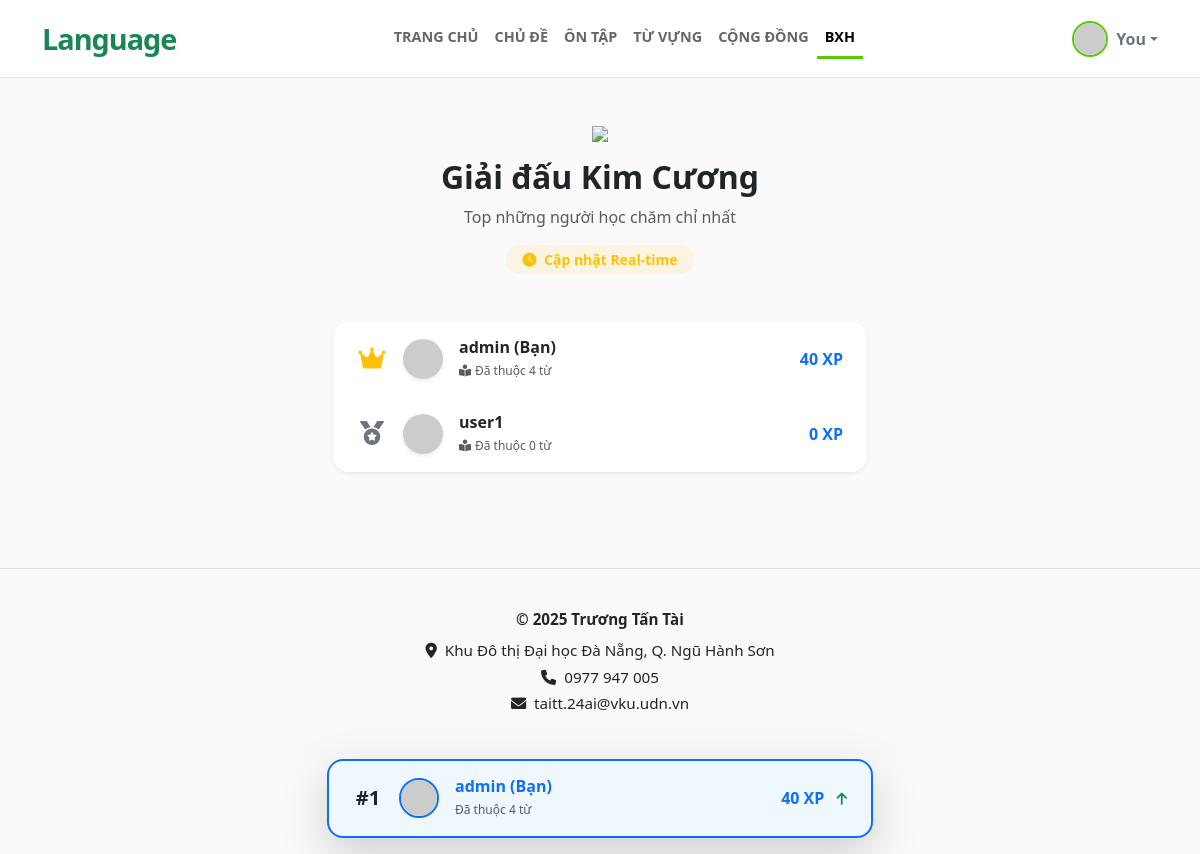
The page /leaderboard (signed in) on the database its author committed.
### app.py (models this page shows)
class User(db.Model):
    id = db.Column(db.Integer, primary_key=True)
    username = db.Column(db.String(20), unique=True, nullable=False)
    email = db.Column(db.String(120), unique=True, nullable=False)      # Mới: Email
    fullname = db.Column(db.String(100), nullable=False)                # Mới: Tên hiển thị
    password = db.Column(db.String(60), nullable=False)
    posts = db.relationship('Post', backref='author', lazy=True)
    comments = db.relationship('Comment', backref='author', lazy=True)

### app.py (the view)
@app.route('/leaderboard')
def leaderboard():
    if 'user' not in session: return redirect(url_for('login'))
    all_users = User.query.all()
    leaderboard_data = []
    for u in all_users:
        words_learned = FlashcardReview.query.filter_by(user_id=u.id).count()
        xp = words_learned * 10
        colors = ['f44336', 'e91e63', '9c27b0', '673ab7', '3f51b5', '2196f3', '03a9f4', '00bcd4', '009688', '4caf50', '8bc34a', 'cddc39', 'ffeb3b', 'ffc107', 'ff9800', 'ff5722']
        avatar_color = colors[u.id % len(colors)]
        leaderboard_data.append({
            'username': u.username,
            'xp': xp,
            'avatar_color': avatar_color,
            'words_learned': words_learned
        })
    leaderboard_data.sort(key=lambda x: x['xp'], reverse=True)
    for i, data in enumerate(leaderboard_data):
        data['rank'] = i + 1
    current_user_rank = next((item for item in leaderboard_data if item['username'] == session['user']), None)
    top_10 = leaderboard_data[:10]
    return render_template('leaderboard.html', page_name='leaderboard', leaderboard=top_10, my_rank=current_user_rank)

### templates/leaderboard.html (shortened to what this page needs)
{% extends "base.html" %}
{% block content %}
<div class="container py-4">
    <div class="text-center mb-5 animate-fade-in">
        <img src="https://cdn-icons-png.flaticon.com/512/6455/6455061.png" width="80" class="mb-3 animate-bounce">
        <h2 class="fw-bold text-dark">Giải đấu Kim Cương</h2>
        <p class="text-muted">Top những người học chăm chỉ nhất</p>
        <div class="d-inline-block bg-warning bg-opacity-10 text-warning px-3 py-1 rounded-pill fw-bold small">
            <i class="fas fa-clock me-1"></i> Cập nhật Real-time
        </div>
    </div>
    <div class="row justify-content-center">
        <div class="col-md-8 col-lg-6">
            <div class="card border-0 shadow-sm rounded-4 overflow-hidden mb-5">
                <div class="list-group list-group-flush">
                    {% for user in leaderboard %}
                    <div class="list-group-item py-3 px-4 d-flex align-items-center border-bottom-0 {% if loop.last == false %}border-bottom{% endif %} hover-bg transition-all">
                        <div class="me-3 text-center" style="width: 30px;">
                            {% if user.rank == 1 %}
                                <i class="fas fa-crown text-warning fs-4 animate-pulse"></i>
                            {% elif user.rank == 2 %}
                                <i class="fas fa-medal text-secondary fs-4"></i>
                            {% elif user.rank == 3 %}
                                <i class="fas fa-medal text-danger fs-4" style="color: #cd7f32 !important;"></i>
                            {% else %}
                                <span class="fw-bold text-muted">{{ user.rank }}</span>
                            {% endif %}
                        </div>
                        <img src="https://ui-avatars.com/api/?name={{ user.username }}&background={{ user.avatar_color }}&color=fff&size=40" class="rounded-circle me-3 shadow-sm" width="40" height="40">
                        <div class="flex-grow-1">
                            <h6 class="fw-bold mb-0 text-dark
                                {% if user.username == session['user'] %}text-success{% endif %}">
                                {{ user.username }}
                                {% if user.username == session['user'] %} (Bạn){% endif %}
                            </h6>
                            <small class="text-muted" style="font-size: 0.75rem;">
                                <i class="fas fa-book-reader me-1"></i>Đã thuộc {{ user.words_learned }} từ
                            </small>
                        </div>
                        <div class="text-end">
                            <span class="fw-bold text-primary">{{ user.xp }} XP</span>
                        </div>
                    </div>
                    {% endfor %}
                </div>
            </div>
        </div>
    </div>
</div>
{% if my_rank %}
<div class="fixed-bottom mb-3 animate-slide-up" style="pointer-events: none;">
    <div class="container">
        <div class="row justify-content-center">
            <div class="col-md-8 col-lg-6">
                <div class="card border-2 border-primary shadow-lg rounded-4 overflow-hidden" style="pointer-events: auto; background-color: #f0f8ff;">
                    <div class="card-body py-3 px-4 d-flex align-items-center">
                        <div class="me-3 text-center" style="width: 30px;">
                            <span class="fw-bold text-dark fs-5">#{{ my_rank.rank }}</span>
                        </div>
                        <img src="https://ui-avatars.com/api/?name={{ my_rank.username }}&background={{ my_rank.avatar_color }}&color=fff&size=40" class="rounded-circle me-3 border border-2 border-primary" width="40" height="40">
                        <div class="flex-grow-1">
                            <h6 class="fw-bold mb-0 text-primary">{{ my_rank.username }} (Bạn)</h6>
                            <small class="text-muted" style="font-size: 0.75rem;">Đã thuộc {{ my_rank.words_learned }} từ</small>
                        </div>
                        <div class="text-end">
                            <span class="fw-bold text-primary">{{ my_rank.xp }} XP</span>
                            <i class="fas fa-arrow-up text-success ms-2 small animate-bounce"></i>
                        </div>
                    </div>
                </div>
            </div>
        </div>
    </div>
</div>
{% endif %}
{% endblock %}

### templates/base.html (style rules this page uses)
body { background-color: #fafafa; }

### templates/leaderboard.html (style rules this page uses)
.hover-bg { transition: background-color 0.2s, transform 0.2s; }
body { padding-bottom: 100px; }
.animate-fade-in { animation: fadeIn 0.5s ease-out forwards; }
.animate-slide-up { animation: slideUp 0.5s ease-out forwards; }
.animate-bounce { animation: bounce 2s infinite; }
.animate-pulse { animation: pulse 1.5s infinite; }

### rows shown on the page
User: username "admin", shows "(Bạn)", words_learned "4", xp "40"
User: username "user1", words_learned "0", xp "0"

### other values the page prints
{{ session.get('short_name', 'You') }} "You"
{{ my_rank.rank }} "1"
{{ my_rank.words_learned }} "4"
{{ my_rank.xp }} "40"
